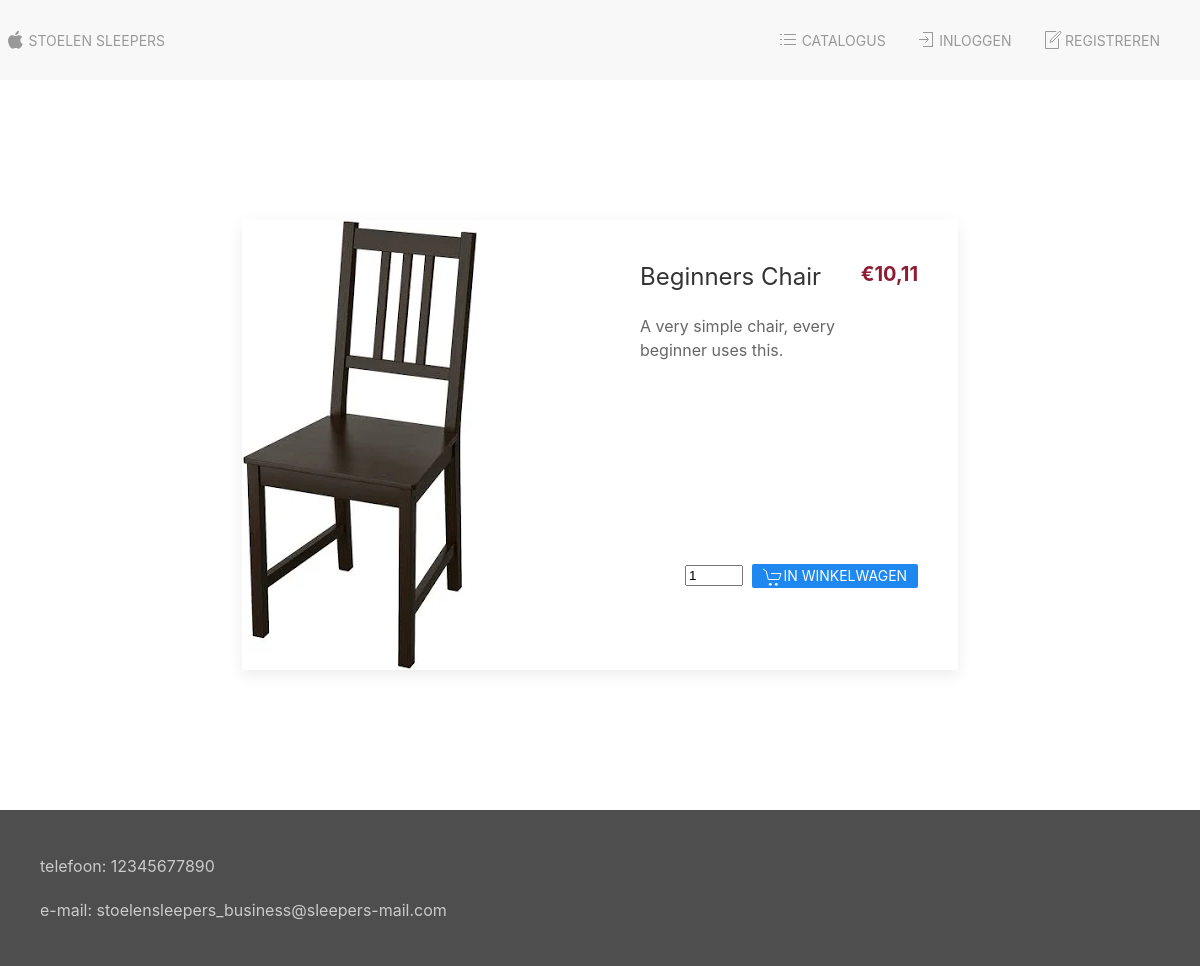
Screenshot of /dev/product.php?product_id=2 with the database file from the repository.
### tables this page shows
CREATE TABLE `products` (
  `ID` int(255) NOT NULL,
  `name` varchar(50) NOT NULL,
  `description` varchar(250) NOT NULL,
  `price` float NOT NULL,
  `image` varchar(50) NOT NULL,
  `categorie_id` int(255) NOT NULL
);

### dev/src/database/Database.class.php (called while the page is built, shortened)
<?php
class Database extends PDO
{
    public function runSql(string $sql, array $params = []): array
    {
        $query = $this->prepare($sql);
        $query->execute($params);
        return $query->fetchAll(PDO::FETCH_ASSOC);
    }
}

### dev/src/helpers/price.helper.php (called while the page is built, shortened)
<?php
class PriceHelper
{
    public function parseFloatToPrice(float $float): string
    {
        $stringFloat = (string) $float;
        $stringFloat = str_replace(".", ",", $stringFloat);
        $decimals = preg_split("/,/", $stringFloat);
        $decimals = (string) $decimals[1];
        return $stringFloat;
    }
}

### dev/product.php (the view, shortened to what this page needs)
<?php
include_once("./src/database/Database.class.php");
include_once("./src/helpers/price.helper.php");
$PriceHelper = new PriceHelper();
try {
    $dbconn = new Database();
    $productId = $_GET["product_id"];
    $sql = "SELECT * FROM products WHERE ID = :id";
    $recset = $dbconn->runSql($sql, [':id' => $productId]);
    if (empty($recset)) {
        $recset = $dbconn->runSql($sql, [':id' => 1])[0];
    } else {
        $recset = $recset[0];
    }
} catch (PDOException $e) {
    echo ("connection failed: " . $e->getMessage());
}
include_once("template/head.inc.php");
?>
<main>
    <div class="uk-container">
        <div class="uk-flex uk-flex-center uk-flex-wrap uk-flex-wrap-around">
            <div class="uk-flex-column">
                <div class="uk-flex-row@xl">
                    <div class="uk-card uk-card-default uk-grid-collapse uk-child-width-1-2@s uk-margin" uk-grid>
                        <section class="uk-width-1-2 uk-card-media-left">
                            <img src="<?= $recset["image"] ?>" class="" alt="" title="" />
                        </section>
                        <div>
                            <div class="uk-card-body">
                                <div class="uk-flex">
                                    <div class="uk-flex-row">
                                        <h2 class="uk-card-title"><?= $recset["name"] ?></h2>
                                        <p><?= $recset["description"] ?></p>
                                    </div>
                                    <div class="uk-flex-row">
                                        <div class="uk-flex-column">
                                            <h4 class="price-text">
                                                &euro;<?= $PriceHelper->parseFloatToPrice($recset["price"]) ?></h4>
                                        </div>
                                    </div>
                                </div>
                            </div>
                            <div class="uk-column-1-1 uk-margin-xlarge-top">
                                <div class="uk-container uk-margin-medium-right">
                                    <div class="uk-flex uk-flex-right">
                                        <form class="uk-margin-large" name="cart"
                                            action="src/formHandlers/toCart.handler.php" method="POST">
                                            <div uk-form-custom="target: true">
                                                <input name="amount" type="number"
                                                    class="uk-form-width-xsmall uk-margin-xsmall-right" value="1"
                                                    min="1" max="50" required
                                                    oninput="enableToCartIfProductAmountGood()">
                                                <button name="toCart" type="submit"
                                                    class="uk-label uk-button uk-button-primary"><span
                                                        uk-icon="icon: cart"></span>in Winkelwagen</button>
                                            </div>
                                        </form>
                                    </div>
                                </div>
                            </div>
                        </div>
                    </div>
                </div>
            </div>
        </div>
    </div>
</main>
<?php
include_once("template/foot.inc.php");

### rows the page displays
products: image (picture), name "Beginners Chair", description "A very simple chair, every beginner uses this.", price "10,11"
